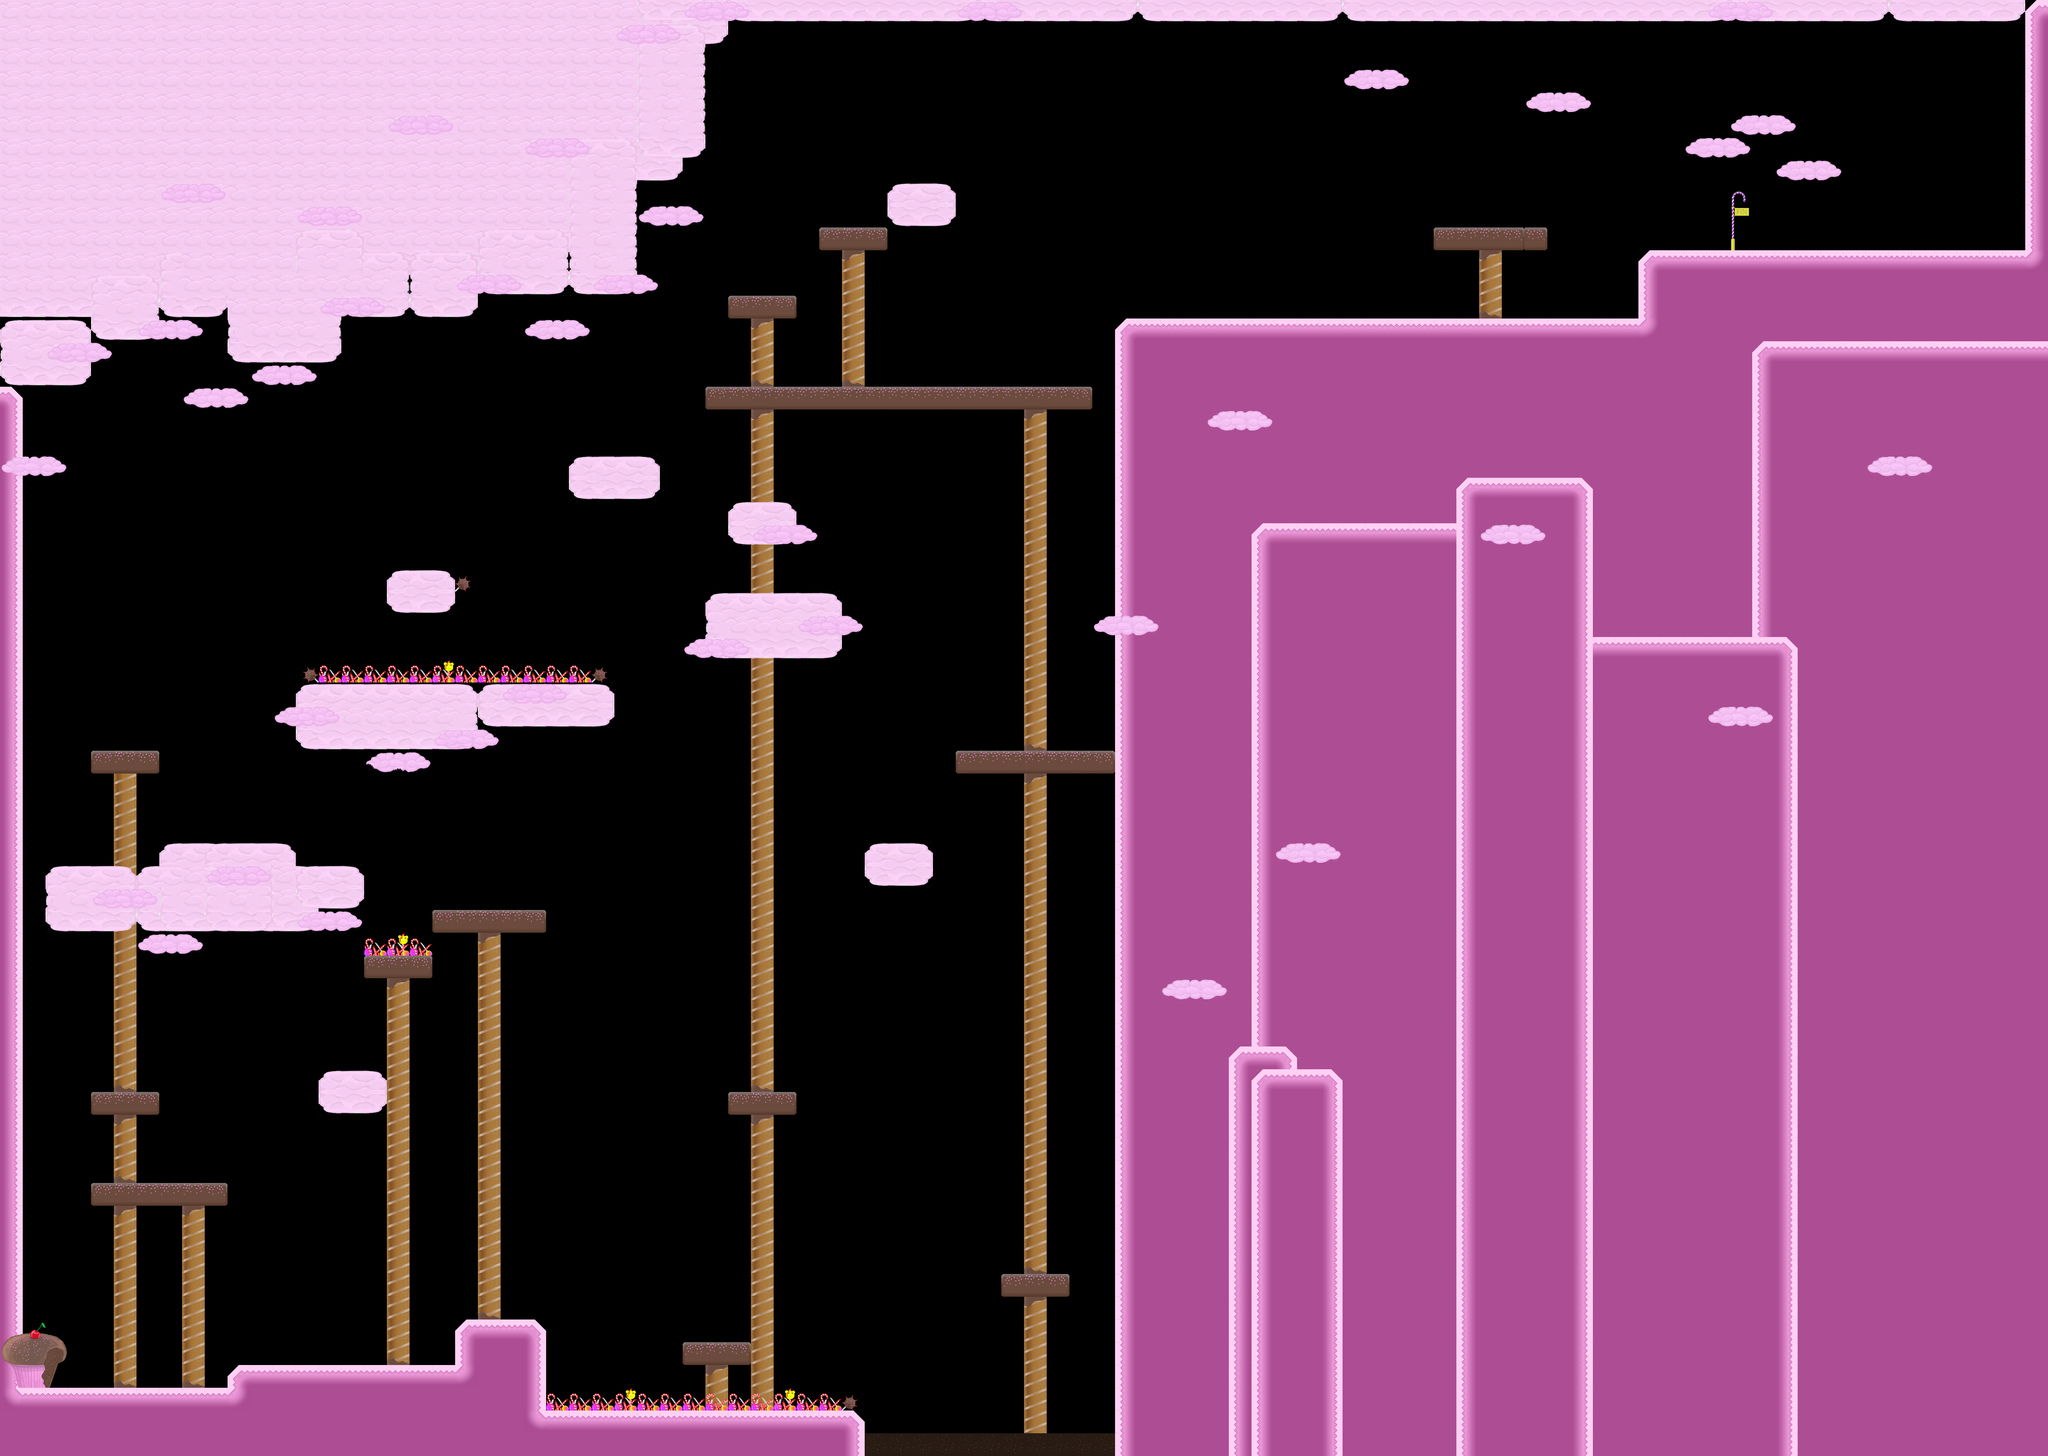

A level layout from a 2D game, rendered from its tile map. Below: a short description, then the map file with tile-grid data replaced by summaries:
An orthogonal 90x64 tile map with 64x64 px tiles, 3 tile layers (background, middleground, foreground), 6 tilesets and 182 objects.

<map version="1.0" orientation="orthogonal" renderorder="right-down" width="90" height="64" tilewidth="64" tileheight="64" nextobjectid="254">
 <properties>
  <property name="background" value="" />
  <property name="music" value="" />
 </properties>
 <tileset firstgid="1" source="tilesets/statics_tileset.tsx" />
 <tileset firstgid="101" source="tilesets/characters_tileset_final.tsx" />
 <tileset firstgid="110" source="tilesets/entities_tileset_final.tsx" />
 <tileset firstgid="210" name="chocolateriver_ani" tilewidth="64" tileheight="64" tilecount="8">
  <image source="tilesets/chocolateriver_ani.png" width="256" height="128" />
 </tileset>
 <tileset firstgid="218" source="tilesets/platform_3x1.tsx" />
 <tileset firstgid="219" source="tilesets/platform_4x1.tsx" />
 <layer name="background" width="90" height="64">
  <data>[5760 cells, 298 non-empty, 24 distinct tile ids]</data>
 </layer>
 <layer name="middleground" width="90" height="64">
  <data>[5760 cells, 2957 non-empty, 30 distinct tile ids]</data>
 </layer>
 <objectgroup name="Objektebene 1">
  <properties>
   <property name="action" value="death_zone" />
   <property name="entity_type" value="trigger" />
  </properties>
  <object id="1" gid="104" x="1198" y="3832" width="64" height="64">
   <properties>
    <property name="entity_type" value="tourist" />
    <property name="path" value="tourist_path_1" />
   </properties>
  </object>
  <object id="2" gid="104" x="1160" y="3832" width="64" height="64">
   <properties>
    <property name="entity_type" value="tourist" />
    <property name="path" value="tourist_path_1" />
   </properties>
  </object>
  <object id="4" gid="104" x="1123" y="3831" width="64" height="64">
   <properties>
    <property name="entity_type" value="tourist" />
    <property name="path" value="tourist_path_1" />
   </properties>
  </object>
  <object id="5" gid="101" x="375" y="3068" width="64" height="64">
   <properties>
    <property name="entity_type" value="hunter" />
    <property name="path" value="hunter_path_1" />
   </properties>
  </object>
  <object id="6" x="436" y="3037">
   <properties>
    <property name="entity_type" value="path" />
    <property name="name" value="hunter_path_1" />
   </properties>
   <polyline points="0,0 -169,0" />
  </object>
  <object id="7" gid="104" x="1092" y="3832" width="64" height="64">
   <properties>
    <property name="entity_type" value="tourist" />
    <property name="path" value="tourist_path_1" />
   </properties>
  </object>
  <object id="8" x="1257" y="3808">
   <properties>
    <property name="entity_type" value="path" />
    <property name="name" value="tourist_path_1" />
   </properties>
   <polyline points="0,0 -422,0" />
  </object>
  <object id="9" gid="101" x="1453" y="3705" width="64" height="64">
   <properties>
    <property name="entity_type" value="hunter" />
    <property name="path" value="hunter_path_3" />
   </properties>
  </object>
  <object id="10" x="1498" y="3677">
   <properties>
    <property name="entity_type" value="path" />
    <property name="name" value="hunter_path_3" />
   </properties>
   <polyline points="0,0 -182,-1" />
  </object>
  <object id="12" x="1050" y="3705">
   <properties>
    <property name="entity_type" value="path" />
    <property name="name" value="platform_path_1" />
   </properties>
   <polyline points="0,0 1,-215" />
  </object>
  <object id="13" gid="136" x="1024" y="3392" width="64" height="64">
   <properties>
    <property name="entity_type" value="bubblegum_blue" />
   </properties>
  </object>
  <object id="14" gid="133" x="1024" y="3520" width="64" height="64">
   <properties>
    <property name="entity_type" value="chocolate" />
   </properties>
  </object>
  <object id="15" gid="133" x="1024" y="3584" width="64" height="64">
   <properties>
    <property name="entity_type" value="chocolate" />
   </properties>
  </object>
  <object id="17" gid="133" x="320" y="3200" width="64" height="64">
   <properties>
    <property name="entity_type" value="chocolate" />
   </properties>
  </object>
  <object id="18" gid="133" x="384" y="3200" width="64" height="64">
   <properties>
    <property name="entity_type" value="chocolate" />
   </properties>
  </object>
  <object id="19" gid="133" x="448" y="3200" width="64" height="64">
   <properties>
    <property name="entity_type" value="chocolate" />
   </properties>
  </object>
  <object id="22" gid="133" x="448" y="3264" width="64" height="64">
   <properties>
    <property name="entity_type" value="chocolate" />
   </properties>
  </object>
  <object id="24" gid="133" x="320" y="3264" width="64" height="64">
   <properties>
    <property name="entity_type" value="chocolate" />
   </properties>
  </object>
  <object id="25" gid="133" x="320" y="3328" width="64" height="64">
   <properties>
    <property name="entity_type" value="chocolate" />
   </properties>
  </object>
  <object id="26" gid="133" x="384" y="3328" width="64" height="64">
   <properties>
    <property name="entity_type" value="chocolate" />
   </properties>
  </object>
  <object id="27" gid="133" x="448" y="3328" width="64" height="64">
   <properties>
    <property name="entity_type" value="chocolate" />
   </properties>
  </object>
  <object id="36" gid="101" x="1018" y="3003" width="64" height="64" />
  <object id="37" x="1068" y="2972">
   <properties>
    <property name="entity_type" value="path" />
    <property name="path" value="hunter_path_2" />
   </properties>
   <polyline points="0,0 -151,2" />
  </object>
  <object id="41" gid="104" x="2176" y="3072" width="64" height="64">
   <properties>
    <property name="entity_type" value="tourist" />
    <property name="path" value="dual_path_1" />
   </properties>
  </object>
  <object id="42" gid="101" x="2112" y="3072" width="64" height="64">
   <properties>
    <property name="entity_type" value="hunter" />
    <property name="path" value="dual_path_1" />
   </properties>
  </object>
  <object id="43" x="2228" y="3043">
   <properties>
    <property name="entity_type" value="path" />
    <property name="name" value="dual_path_1" />
   </properties>
   <polyline points="0,0 -165,0" />
  </object>
  <object id="46" gid="101" x="2943" y="3578" width="64" height="64">
   <properties>
    <property name="entity_type" value="hunter" />
    <property name="path" value="hunter_path_4" />
   </properties>
  </object>
  <object id="47" x="2997" y="3548">
   <properties>
    <property name="entity_type" value="path" />
    <property name="name" value="hunter_path_4" />
   </properties>
   <polyline points="0,0 -167,0" />
  </object>
  <object id="51" gid="133" x="1600" y="3584" width="64" height="64">
   <properties>
    <property name="entity_type" value="chocolate" />
   </properties>
  </object>
  <object id="55" gid="133" x="1664" y="3584" width="64" height="64">
   <properties>
    <property name="entity_type" value="chocolate" />
   </properties>
  </object>
  </objectgroup>
 <layer name="foreground" width="90" height="64">
  <data>[5760 cells, 435 non-empty, 28 distinct tile ids]</data>
 </layer>
</map>
<!-- 152 of 182 objects omitted -->
